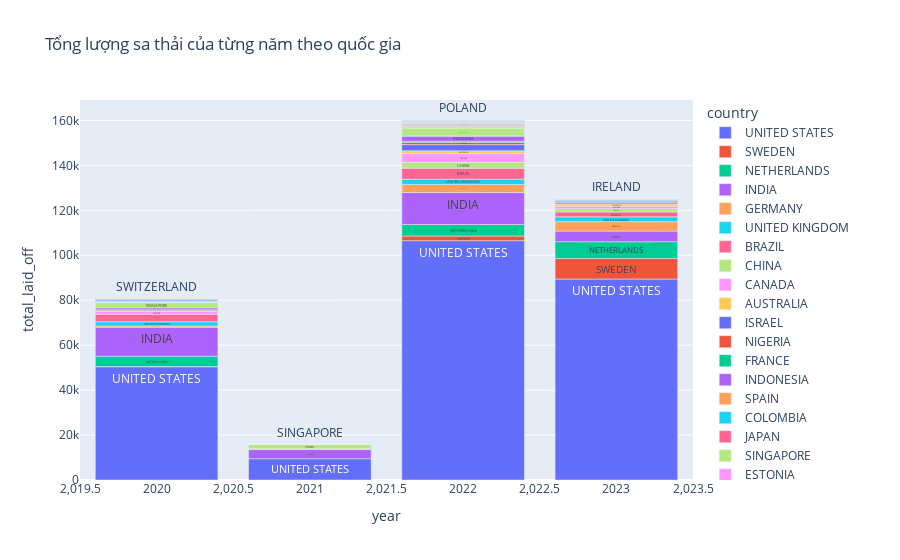

Write notebook code for a chart like this one.
### Code cell
px.bar(layoff_year_country,x='year',y='total_laid_off',color='country',text='country',
      title='Tổng lượng sa thải của từng năm theo quốc gia'
      )

### Figure 1 — Plotly figure (JSON) as saved in the notebook; plotly's stock layout.template omitted (floating-point values rounded to 4 significant figures)
{"data": [{"alignmentgroup": "True", "hovertemplate": "country=%{text}<br>year=%{x}<br>total_laid_off=%{y}<extra></extra>", "legendgroup": "UNITED STATES", "marker": {"color": "#636efa", "pattern": {"shape": ""}}, "name": "UNITED STATES", "offsetgroup": "UNITED STATES", "orientation": "v", "showlegend": true, "text": ["UNITED STATES", "UNITED STATES", "UNITED STATES", "UNITED STATES"], "textposition": "auto", "type": "bar", "x": [2023, 2022, 2021, 2020], "xaxis": "x", "y": [89434, 106488, 9470, 50385], "yaxis": "y"}, {"alignmentgroup": "True", "hovertemplate": "country=%{text}<br>year=%{x}<br>total_laid_off=%{y}<extra></extra>", "legendgroup": "SWEDEN", "marker": {"color": "#EF553B", "pattern": {"shape": ""}}, "name": "SWEDEN", "offsetgroup": "SWEDEN", "orientation": "v", "showlegend": true, "text": ["SWEDEN", "SWEDEN", "SWEDEN"], "textposition": "auto", "type": "bar", "x": [2023, 2022, 2020], "xaxis": "x", "y": [9100, 2064, 100], "yaxis": "y"}, {"alignmentgroup": "True", "hovertemplate": "country=%{text}<br>year=%{x}<br>total_laid_off=%{y}<extra></extra>", "legendgroup": "NETHERLANDS", "marker": {"color": "#00cc96", "pattern": {"shape": ""}}, "name": "NETHERLANDS", "offsetgroup": "NETHERLANDS", "orientation": "v", "showlegend": true, "text": ["NETHERLANDS", "NETHERLANDS", "NETHERLANDS"], "textposition": "auto", "type": "bar", "x": [2023, 2022, 2020], "xaxis": "x", "y": [7500, 5120, 4600], "yaxis": "y"}, {"alignmentgroup": "True", "hovertemplate": "country=%{text}<br>year=%{x}<br>total_laid_off=%{y}<extra></extra>", "legendgroup": "INDIA", "marker": {"color": "#ab63fa", "pattern": {"shape": ""}}, "name": "INDIA", "offsetgroup": "INDIA", "orientation": "v", "showlegend": true, "text": ["INDIA", "INDIA", "INDIA", "INDIA"], "textposition": "auto", "type": "bar", "x": [2023, 2022, 2021, 2020], "xaxis": "x", "y": [4717, 14224, 4080, 12932], "yaxis": "y"}, {"alignmentgroup": "True", "hovertemplate": "country=%{text}<br>year=%{x}<br>total_laid_off=%{y}<extra></extra>", "legendgroup": "GERMANY", "marker": {"color": "#FFA15A", "pattern": {"shape": ""}}, "name": "GERMANY", "offsetgroup": "GERMANY", "orientation": "v", "showlegend": true, "text": ["GERMANY", "GERMANY", "GERMANY", "GERMANY"], "textposition": "auto", "type": "bar", "x": [2023, 2022, 2021, 2020], "xaxis": "x", "y": [4176, 3607, 387, 531], "yaxis": "y"}, {"alignmentgroup": "True", "hovertemplate": "country=%{text}<br>year=%{x}<br>total_laid_off=%{y}<extra></extra>", "legendgroup": "UNITED KINGDOM", "marker": {"color": "#19d3f3", "pattern": {"shape": ""}}, "name": "UNITED KINGDOM", "offsetgroup": "UNITED KINGDOM", "orientation": "v", "showlegend": true, "text": ["UNITED KINGDOM", "UNITED KINGDOM", "UNITED KINGDOM", "UNITED KINGDOM"], "textposition": "auto", "type": "bar", "x": [2023, 2022, 2021, 2020], "xaxis": "x", "y": [2171, 2349, 20, 1858], "yaxis": "y"}, {"alignmentgroup": "True", "hovertemplate": "country=%{text}<br>year=%{x}<br>total_laid_off=%{y}<extra></extra>", "legendgroup": "BRAZIL", "marker": {"color": "#FF6692", "pattern": {"shape": ""}}, "name": "BRAZIL", "offsetgroup": "BRAZIL", "orientation": "v", "showlegend": true, "text": ["BRAZIL", "BRAZIL", "BRAZIL"], "textposition": "auto", "type": "bar", "x": [2023, 2022, 2020], "xaxis": "x", "y": [2161, 4889, 3341], "yaxis": "y"}, {"alignmentgroup": "True", "hovertemplate": "country=%{text}<br>year=%{x}<br>total_laid_off=%{y}<extra></extra>", "legendgroup": "CHINA", "marker": {"color": "#B6E880", "pattern": {"shape": ""}}, "name": "CHINA", "offsetgroup": "CHINA", "orientation": "v", "showlegend": true, "text": ["CHINA", "CHINA", "CHINA"], "textposition": "auto", "type": "bar", "x": [2023, 2022, 2021], "xaxis": "x", "y": [1475, 2630, 1800], "yaxis": "y"}, {"alignmentgroup": "True", "hovertemplate": "country=%{text}<br>year=%{x}<br>total_laid_off=%{y}<extra></extra>", "legendgroup": "CANADA", "marker": {"color": "#FF97FF", "pattern": {"shape": ""}}, "name": "CANADA", "offsetgroup": "CANADA", "orientation": "v", "showlegend": true, "text": ["CANADA", "CANADA", "CANADA", "CANADA"], "textposition": "auto", "type": "bar", "x": [2023, 2022, 2021, 2020], "xaxis": "x", "y": [1127, 3936, 45, 1211], "yaxis": "y"}, {"alignmentgroup": "True", "hovertemplate": "country=%{text}<br>year=%{x}<br>total_laid_off=%{y}<extra></extra>", "legendgroup": "AUSTRALIA", "marker": {"color": "#FECB52", "pattern": {"shape": ""}}, "name": "AUSTRALIA", "offsetgroup": "AUSTRALIA", "orientation": "v", "showlegend": true, "text": ["AUSTRALIA", "AUSTRALIA", "AUSTRALIA"], "textposition": "auto", "type": "bar", "x": [2023, 2022, 2020], "xaxis": "x", "y": [1010, 1188, 126], "yaxis": "y"}, {"alignmentgroup": "True", "hovertemplate": "country=%{text}<br>year=%{x}<br>total_laid_off=%{y}<extra></extra>", "legendgroup": "ISRAEL", "marker": {"color": "#636efa", "pattern": {"shape": ""}}, "name": "ISRAEL", "offsetgroup": "ISRAEL", "orientation": "v", "showlegend": true, "text": ["ISRAEL", "ISRAEL", "ISRAEL"], "textposition": "auto", "type": "bar", "x": [2023, 2022, 2020], "xaxis": "x", "y": [680, 2734, 224], "yaxis": "y"}, {"alignmentgroup": "True", "hovertemplate": "country=%{text}<br>year=%{x}<br>total_laid_off=%{y}<extra></extra>", "legendgroup": "NIGERIA", "marker": {"color": "#EF553B", "pattern": {"shape": ""}}, "name": "NIGERIA", "offsetgroup": "NIGERIA", "orientation": "v", "showlegend": true, "text": ["NIGERIA", "NIGERIA", "NIGERIA"], "textposition": "auto", "type": "bar", "x": [2023, 2022, 2020], "xaxis": "x", "y": [471, 1020, 391], "yaxis": "y"}, {"alignmentgroup": "True", "hovertemplate": "country=%{text}<br>year=%{x}<br>total_laid_off=%{y}<extra></extra>", "legendgroup": "FRANCE", "marker": {"color": "#00cc96", "pattern": {"shape": ""}}, "name": "FRANCE", "offsetgroup": "FRANCE", "orientation": "v", "showlegend": true, "text": ["FRANCE", "FRANCE"], "textposition": "auto", "type": "bar", "x": [2023, 2022], "xaxis": "x", "y": [408, 507], "yaxis": "y"}, {"alignmentgroup": "True", "hovertemplate": "country=%{text}<br>year=%{x}<br>total_laid_off=%{y}<extra></extra>", "legendgroup": "INDONESIA", "marker": {"color": "#ab63fa", "pattern": {"shape": ""}}, "name": "INDONESIA", "offsetgroup": "INDONESIA", "orientation": "v", "showlegend": true, "text": ["INDONESIA", "INDONESIA", "INDONESIA"], "textposition": "auto", "type": "bar", "x": [2023, 2022, 2020], "xaxis": "x", "y": [360, 2281, 880], "yaxis": "y"}, {"alignmentgroup": "True", "hovertemplate": "country=%{text}<br>year=%{x}<br>total_laid_off=%{y}<extra></extra>", "legendgroup": "SPAIN", "marker": {"color": "#FFA15A", "pattern": {"shape": ""}}, "name": "SPAIN", "offsetgroup": "SPAIN", "orientation": "v", "showlegend": true, "text": ["SPAIN"], "textposition": "auto", "type": "bar", "x": [2023], "xaxis": "x", "y": [250], "yaxis": "y"}, {"alignmentgroup": "True", "hovertemplate": "country=%{text}<br>year=%{x}<br>total_laid_off=%{y}<extra></extra>", "legendgroup": "COLOMBIA", "marker": {"color": "#19d3f3", "pattern": {"shape": ""}}, "name": "COLOMBIA", "offsetgroup": "COLOMBIA", "orientation": "v", "showlegend": true, "text": ["COLOMBIA", "COLOMBIA"], "textposition": "auto", "type": "bar", "x": [2023, 2022], "xaxis": "x", "y": [100, 30], "yaxis": "y"}, {"alignmentgroup": "True", "hovertemplate": "country=%{text}<br>year=%{x}<br>total_laid_off=%{y}<extra></extra>", "legendgroup": "JAPAN", "marker": {"color": "#FF6692", "pattern": {"shape": ""}}, "name": "JAPAN", "offsetgroup": "JAPAN", "orientation": "v", "showlegend": true, "text": ["JAPAN"], "textposition": "auto", "type": "bar", "x": [2023], "xaxis": "x", "y": [85], "yaxis": "y"}, {"alignmentgroup": "True", "hovertemplate": "country=%{text}<br>year=%{x}<br>total_laid_off=%{y}<extra></extra>", "legendgroup": "SINGAPORE", "marker": {"color": "#B6E880", "pattern": {"shape": ""}}, "name": "SINGAPORE", "offsetgroup": "SINGAPORE", "orientation": "v", "showlegend": true, "text": ["SINGAPORE", "SINGAPORE", "SINGAPORE", "SINGAPORE"], "textposition": "auto", "type": "bar", "x": [2023, 2022, 2021, 2020], "xaxis": "x", "y": [69, 3544, 21, 2361], "yaxis": "y"}, {"alignmentgroup": "True", "hovertemplate": "country=%{text}<br>year=%{x}<br>total_laid_off=%{y}<extra></extra>", "legendgroup": "ESTONIA", "marker": {"color": "#FF97FF", "pattern": {"shape": ""}}, "name": "ESTONIA", "offsetgroup": "ESTONIA", "orientation": "v", "showlegend": true, "text": ["ESTONIA", "ESTONIA", "ESTONIA"], "textposition": "auto", "type": "bar", "x": [2023, 2022, 2020], "xaxis": "x", "y": [66, 143, 124], "yaxis": "y"}, {"alignmentgroup": "True", "hovertemplate": "country=%{text}<br>year=%{x}<br>total_laid_off=%{y}<extra></extra>", "legendgroup": "IRELAND", "marker": {"color": "#FECB52", "pattern": {"shape": ""}}, "name": "IRELAND", "offsetgroup": "IRELAND", "orientation": "v", "showlegend": true, "text": ["IRELAND", "IRELAND", "IRELAND"], "textposition": "auto", "type": "bar", "x": [2023, 2022, 2020], "xaxis": "x", "y": [27, 209, 21], "yaxis": "y"}, {"alignmentgroup": "True", "hovertemplate": "country=%{text}<br>year=%{x}<br>total_laid_off=%{y}<extra></extra>", "legendgroup": "CHILE", "marker": {"color": "#636efa", "pattern": {"shape": ""}}, "name": "CHILE", "offsetgroup": "CHILE", "orientation": "v", "showlegend": true, "text": ["CHILE", "CHILE"], "textposition": "auto", "type": "bar", "x": [2023, 2022], "xaxis": "x", "y": [0, 30], "yaxis": "y"}, {"alignmentgroup": "True", "hovertemplate": "country=%{text}<br>year=%{x}<br>total_laid_off=%{y}<extra></extra>", "legendgroup": "FINLAND", "marker": {"color": "#EF553B", "pattern": {"shape": ""}}, "name": "FINLAND", "offsetgroup": "FINLAND", "orientation": "v", "showlegend": true, "text": ["FINLAND", "FINLAND"], "textposition": "auto", "type": "bar", "x": [2023, 2022], "xaxis": "x", "y": [0, 250], "yaxis": "y"}, {"alignmentgroup": "True", "hovertemplate": "country=%{text}<br>year=%{x}<br>total_laid_off=%{y}<extra></extra>", "legendgroup": "ITALY", "marker": {"color": "#00cc96", "pattern": {"shape": ""}}, "name": "ITALY", "offsetgroup": "ITALY", "orientation": "v", "showlegend": true, "text": ["ITALY"], "textposition": "auto", "type": "bar", "x": [2023], "xaxis": "x", "y": [0], "yaxis": "y"}, {"alignmentgroup": "True", "hovertemplate": "country=%{text}<br>year=%{x}<br>total_laid_off=%{y}<extra></extra>", "legendgroup": "SOUTH KOREA", "marker": {"color": "#ab63fa", "pattern": {"shape": ""}}, "name": "SOUTH KOREA", "offsetgroup": "SOUTH KOREA", "orientation": "v", "showlegend": true, "text": ["SOUTH KOREA"], "textposition": "auto", "type": "bar", "x": [2023], "xaxis": "x", "y": [0], "yaxis": "y"}, {"alignmentgroup": "True", "hovertemplate": "country=%{text}<br>year=%{x}<br>total_laid_off=%{y}<extra></extra>", "legendgroup": "AUSTRIA", "marker": {"color": "#FFA15A", "pattern": {"shape": ""}}, "name": "AUSTRIA", "offsetgroup": "AUSTRIA", "orientation": "v", "showlegend": true, "text": ["AUSTRIA"], "textposition": "auto", "type": "bar", "x": [2022], "xaxis": "x", "y": [570], "yaxis": "y"}, {"alignmentgroup": "True", "hovertemplate": "country=%{text}<br>year=%{x}<br>total_laid_off=%{y}<extra></extra>", "legendgroup": "UNITED ARAB EMIRATES", "marker": {"color": "#19d3f3", "pattern": {"shape": ""}}, "name": "UNITED ARAB EMIRATES", "offsetgroup": "UNITED ARAB EMIRATES", "orientation": "v", "showlegend": true, "text": ["UNITED ARAB EMIRATES", "UNITED ARAB EMIRATES"], "textposition": "auto", "type": "bar", "x": [2022, 2020], "xaxis": "x", "y": [459, 536], "yaxis": "y"}, {"alignmentgroup": "True", "hovertemplate": "country=%{text}<br>year=%{x}<br>total_laid_off=%{y}<extra></extra>", "legendgroup": "RUSSIA", "marker": {"color": "#FF6692", "pattern": {"shape": ""}}, "name": "RUSSIA", "offsetgroup": "RUSSIA", "orientation": "v", "showlegend": true, "text": ["RUSSIA"], "textposition": "auto", "type": "bar", "x": [2022], "xaxis": "x", "y": [400], "yaxis": "y"}, {"alignmentgroup": "True", "hovertemplate": "country=%{text}<br>year=%{x}<br>total_laid_off=%{y}<extra></extra>", "legendgroup": "KENYA", "marker": {"color": "#B6E880", "pattern": {"shape": ""}}, "name": "KENYA", "offsetgroup": "KENYA", "orientation": "v", "showlegend": true, "text": ["KENYA"], "textposition": "auto", "type": "bar", "x": [2022], "xaxis": "x", "y": [349], "yaxis": "y"}, {"alignmentgroup": "True", "hovertemplate": "country=%{text}<br>year=%{x}<br>total_laid_off=%{y}<extra></extra>", "legendgroup": "ARGENTINA", "marker": {"color": "#FF97FF", "pattern": {"shape": ""}}, "name": "ARGENTINA", "offsetgroup": "ARGENTINA", "orientation": "v", "showlegend": true, "text": ["ARGENTINA"], "textposition": "auto", "type": "bar", "x": [2022], "xaxis": "x", "y": [323], "yaxis": "y"}, {"alignmentgroup": "True", "hovertemplate": "country=%{text}<br>year=%{x}<br>total_laid_off=%{y}<extra></extra>", "legendgroup": "SENEGAL", "marker": {"color": "#FECB52", "pattern": {"shape": ""}}, "name": "SENEGAL", "offsetgroup": "SENEGAL", "orientation": "v", "showlegend": true, "text": ["SENEGAL"], "textposition": "auto", "type": "bar", "x": [2022], "xaxis": "x", "y": [300], "yaxis": "y"}, {"alignmentgroup": "True", "hovertemplate": "country=%{text}<br>year=%{x}<br>total_laid_off=%{y}<extra></extra>", "legendgroup": "DENMARK", "marker": {"color": "#636efa", "pattern": {"shape": ""}}, "name": "DENMARK", "offsetgroup": "DENMARK", "orientation": "v", "showlegend": true, "text": ["DENMARK", "DENMARK"], "textposition": "auto", "type": "bar", "x": [2022, 2020], "xaxis": "x", "y": [200, 40], "yaxis": "y"}, {"alignmentgroup": "True", "hovertemplate": "country=%{text}<br>year=%{x}<br>total_laid_off=%{y}<extra></extra>", "legendgroup": "MEXICO", "marker": {"color": "#EF553B", "pattern": {"shape": ""}}, "name": "MEXICO", "offsetgroup": "MEXICO", "orientation": "v", "showlegend": true, "text": ["MEXICO", "MEXICO"], "textposition": "auto", "type": "bar", "x": [2022, 2020], "xaxis": "x", "y": [180, 90], "yaxis": "y"}, {"alignmentgroup": "True", "hovertemplate": "country=%{text}<br>year=%{x}<br>total_laid_off=%{y}<extra></extra>", "legendgroup": "NORWAY", "marker": {"color": "#00cc96", "pattern": {"shape": ""}}, "name": "NORWAY", "offsetgroup": "NORWAY", "orientation": "v", "showlegend": true, "text": ["NORWAY"], "textposition": "auto", "type": "bar", "x": [2022], "xaxis": "x", "y": [140], "yaxis": "y"}, {"alignmentgroup": "True", "hovertemplate": "country=%{text}<br>year=%{x}<br>total_laid_off=%{y}<extra></extra>", "legendgroup": "ROMANIA", "marker": {"color": "#ab63fa", "pattern": {"shape": ""}}, "name": "ROMANIA", "offsetgroup": "ROMANIA", "orientation": "v", "showlegend": true, "text": ["ROMANIA"], "textposition": "auto", "type": "bar", "x": [2022], "xaxis": "x", "y": [80], "yaxis": "y"}, {"alignmentgroup": "True", "hovertemplate": "country=%{text}<br>year=%{x}<br>total_laid_off=%{y}<extra></extra>", "legendgroup": "SEYCHELLES", "marker": {"color": "#FFA15A", "pattern": {"shape": ""}}, "name": "SEYCHELLES", "offsetgroup": "SEYCHELLES", "orientation": "v", "showlegend": true, "text": ["SEYCHELLES"], "textposition": "auto", "type": "bar", "x": [2022], "xaxis": "x", "y": [75], "yaxis": "y"}, {"alignmentgroup": "True", "hovertemplate": "country=%{text}<br>year=%{x}<br>total_laid_off=%{y}<extra></extra>", "legendgroup": "LITHUANIA", "marker": {"color": "#19d3f3", "pattern": {"shape": ""}}, "name": "LITHUANIA", "offsetgroup": "LITHUANIA", "orientation": "v", "showlegend": true, "text": ["LITHUANIA"], "textposition": "auto", "type": "bar", "x": [2022], "xaxis": "x", "y": [60], "yaxis": "y"}, {"alignmentgroup": "True", "hovertemplate": "country=%{text}<br>year=%{x}<br>total_laid_off=%{y}<extra></extra>", "legendgroup": "THAILAND", "marker": {"color": "#FF6692", "pattern": {"shape": ""}}, "name": "THAILAND", "offsetgroup": "THAILAND", "orientation": "v", "showlegend": true, "text": ["THAILAND"], "textposition": "auto", "type": "bar", "x": [2022], "xaxis": "x", "y": [55], "yaxis": "y"}, {"alignmentgroup": "True", "hovertemplate": "country=%{text}<br>year=%{x}<br>total_laid_off=%{y}<extra></extra>", "legendgroup": "MALAYSIA", "marker": {"color": "#B6E880", "pattern": {"shape": ""}}, "name": "MALAYSIA", "offsetgroup": "MALAYSIA", "orientation": "v", "showlegend": true, "text": ["MALAYSIA", "MALAYSIA"], "textposition": "auto", "type": "bar", "x": [2022, 2020], "xaxis": "x", "y": [50, 50], "yaxis": "y"}, {"alignmentgroup": "True", "hovertemplate": "country=%{text}<br>year=%{x}<br>total_laid_off=%{y}<extra></extra>", "legendgroup": "LUXEMBOURG", "marker": {"color": "#FF97FF", "pattern": {"shape": ""}}, "name": "LUXEMBOURG", "offsetgroup": "LUXEMBOURG", "orientation": "v", "showlegend": true, "text": ["LUXEMBOURG"], "textposition": "auto", "type": "bar", "x": [2022], "xaxis": "x", "y": [45], "yaxis": "y"}, {"alignmentgroup": "True", "hovertemplate": "country=%{text}<br>year=%{x}<br>total_laid_off=%{y}<extra></extra>", "legendgroup": "NEW ZEALAND", "marker": {"color": "#FECB52", "pattern": {"shape": ""}}, "name": "NEW ZEALAND", "offsetgroup": "NEW ZEALAND", "orientation": "v", "showlegend": true, "text": ["NEW ZEALAND"], "textposition": "auto", "type": "bar", "x": [2022], "xaxis": "x", "y": [45], "yaxis": "y"}, {"alignmentgroup": "True", "hovertemplate": "country=%{text}<br>year=%{x}<br>total_laid_off=%{y}<extra></extra>", "legendgroup": "HONG KONG", "marker": {"color": "#636efa", "pattern": {"shape": ""}}, "name": "HONG KONG", "offsetgroup": "HONG KONG", "orientation": "v", "showlegend": true, "text": ["HONG KONG", "HONG KONG"], "textposition": "auto", "type": "bar", "x": [2022, 2020], "xaxis": "x", "y": [30, 700], "yaxis": "y"}, {"alignmentgroup": "True", "hovertemplate": "country=%{text}<br>year=%{x}<br>total_laid_off=%{y}<extra></extra>", "legendgroup": "POLAND", "marker": {"color": "#EF553B", "pattern": {"shape": ""}}, "name": "POLAND", "offsetgroup": "POLAND", "orientation": "v", "showlegend": true, "text": ["POLAND"], "textposition": "auto", "type": "bar", "x": [2022], "xaxis": "x", "y": [25], "yaxis": "y"}, {"alignmentgroup": "True", "hovertemplate": "country=%{text}<br>year=%{x}<br>total_laid_off=%{y}<extra></extra>", "legendgroup": "EGYPT", "marker": {"color": "#00cc96", "pattern": {"shape": ""}}, "name": "EGYPT", "offsetgroup": "EGYPT", "orientation": "v", "showlegend": true, "text": ["EGYPT"], "textposition": "auto", "type": "bar", "x": [2022], "xaxis": "x", "y": [0], "yaxis": "y"}, {"alignmentgroup": "True", "hovertemplate": "country=%{text}<br>year=%{x}<br>total_laid_off=%{y}<extra></extra>", "legendgroup": "HUNGARY", "marker": {"color": "#ab63fa", "pattern": {"shape": ""}}, "name": "HUNGARY", "offsetgroup": "HUNGARY", "orientation": "v", "showlegend": true, "text": ["HUNGARY"], "textposition": "auto", "type": "bar", "x": [2022], "xaxis": "x", "y": [0], "yaxis": "y"}, {"alignmentgroup": "True", "hovertemplate": "country=%{text}<br>year=%{x}<br>total_laid_off=%{y}<extra></extra>", "legendgroup": "PAKISTAN", "marker": {"color": "#FFA15A", "pattern": {"shape": ""}}, "name": "PAKISTAN", "offsetgroup": "PAKISTAN", "orientation": "v", "showlegend": true, "text": ["PAKISTAN"], "textposition": "auto", "type": "bar", "x": [2022], "xaxis": "x", "y": [0], "yaxis": "y"}, {"alignmentgroup": "True", "hovertemplate": "country=%{text}<br>year=%{x}<br>total_laid_off=%{y}<extra></extra>", "legendgroup": "TURKEY", "marker": {"color": "#19d3f3", "pattern": {"shape": ""}}, "name": "TURKEY", "offsetgroup": "TURKEY", "orientation": "v", "showlegend": true, "text": ["TURKEY"], "textposition": "auto", "type": "bar", "x": [2022], "xaxis": "x", "y": [0], "yaxis": "y"}, {"alignmentgroup": "True", "hovertemplate": "country=%{text}<br>year=%{x}<br>total_laid_off=%{y}<extra></extra>", "legendgroup": "VIETNAM", "marker": {"color": "#FF6692", "pattern": {"shape": ""}}, "name": "VIETNAM", "offsetgroup": "VIETNAM", "orientation": "v", "showlegend": true, "text": ["VIETNAM", "VIETNAM"], "textposition": "auto", "type": "bar", "x": [2022, 2020], "xaxis": "x", "y": [0, 0], "yaxis": "y"}, {"alignmentgroup": "True", "hovertemplate": "country=%{text}<br>year=%{x}<br>total_laid_off=%{y}<extra></extra>", "legendgroup": "MYANMAR", "marker": {"color": "#B6E880", "pattern": {"shape": ""}}, "name": "MYANMAR", "offsetgroup": "MYANMAR", "orientation": "v", "showlegend": true, "text": ["MYANMAR"], "textposition": "auto", "type": "bar", "x": [2020], "xaxis": "x", "y": [200], "yaxis": "y"}, {"alignmentgroup": "True", "hovertemplate": "country=%{text}<br>year=%{x}<br>total_laid_off=%{y}<extra></extra>", "legendgroup": "BULGARIA", "marker": {"color": "#FF97FF", "pattern": {"shape": ""}}, "name": "BULGARIA", "offsetgroup": "BULGARIA", "orientation": "v", "showlegend": true, "text": ["BULGARIA"], "textposition": "auto", "type": "bar", "x": [2020], "xaxis": "x", "y": [120], "yaxis": "y"}, {"alignmentgroup": "True", "hovertemplate": "country=%{text}<br>year=%{x}<br>total_laid_off=%{y}<extra></extra>", "legendgroup": "PORTUGAL", "marker": {"color": "#FECB52", "pattern": {"shape": ""}}, "name": "PORTUGAL", "offsetgroup": "PORTUGAL", "orientation": "v", "showlegend": true, "text": ["PORTUGAL"], "textposition": "auto", "type": "bar", "x": [2020], "xaxis": "x", "y": [115], "yaxis": "y"}, {"alignmentgroup": "True", "hovertemplate": "country=%{text}<br>year=%{x}<br>total_laid_off=%{y}<extra></extra>", "legendgroup": "SWITZERLAND", "marker": {"color": "#636efa", "pattern": {"shape": ""}}, "name": "SWITZERLAND", "offsetgroup": "SWITZERLAND", "orientation": "v", "showlegend": true, "text": ["SWITZERLAND"], "textposition": "auto", "type": "bar", "x": [2020], "xaxis": "x", "y": [62], "yaxis": "y"}], "layout": {"barmode": "relative", "legend": {"title": {"text": "country"}, "tracegroupgap": 0}, "title": {"text": "Tổng lượng sa thải của từng năm theo quốc gia"}, "xaxis": {"anchor": "y", "domain": [0, 1], "title": {"text": "year"}}, "yaxis": {"anchor": "x", "domain": [0, 1], "title": {"text": "total_laid_off"}}}}
